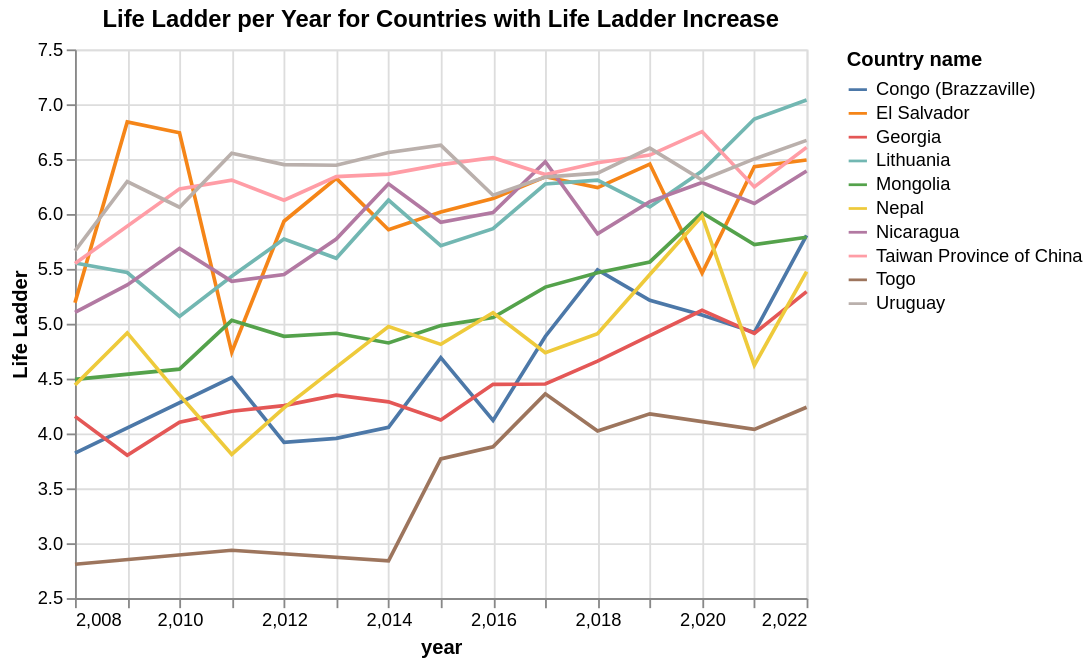

Write notebook code for a chart like this one.
### Markdown cell above
The countries that experienced a negative change are Afghanistan, Bangladesh, Botswana, India, and Lebanon. The order of countries from biggest drop to smallest drop in Life Ladder is Afghanistan, Lebanon, Botswana, Bangladesh, and India. 

Based on the countries listed, I can make a few guesses as to why Life Ladder has decreased. Afghanistan has been trending downwards consistently due to multiple wars in the country. Lebanon was doing well, but in 2018 dropped dramatically until 2021. This is most likely due to the outcome of the 2018 Lebanese election and the consequences that followed. Botswana has been constantly in a state of civil unrest, especially since the recent war starting in 2021. Bangladesh has definitely gotten worse because of the Coronavirus and the huge impact it had on the country - this is most likely the reason for the huge dip in 2020 - 2022. I would guess the same for India, but India has actually increased a bit in recent years. India's change is most likely due to the country's already poor stature, and possibly even Climate Change and overpopulation.

Let's take a look at the countries with a positive change!

### Code cell
# Create a plot for positive change 
positive = alt.Chart(plot_positive, title = 'Life Ladder per Year for Countries with Life Ladder Increase').mark_line().encode(
    y = alt.Y('Life Ladder', scale = alt.Scale(domain = [2.5, 7.5])),
    x = alt.X('year', scale = alt.Scale(domain = [2008, 2022])),
    color = 'Country name'
)

positive

### Figure 1 — Vega-Lite specification as saved in the notebook (floating-point values rounded to 4 significant figures; data arrays with more than 128 entries replaced by an {"elided": "..."} marker saying what was removed)
{"config": {"view": {"continuousWidth": 400, "continuousHeight": 300}}, "data": {"name": "data-bfba956b2068e40dc36766bec0e0b979"}, "mark": "line", "encoding": {"color": {"field": "Country name", "type": "nominal"}, "x": {"field": "year", "scale": {"domain": [2008, 2022]}, "type": "quantitative"}, "y": {"field": "Life Ladder", "scale": {"domain": [2.5, 7.5]}, "type": "quantitative"}}, "title": "Life Ladder per Year for Countries with Life Ladder Increase", "$schema": "https://vega.github.io/schema/vega-lite/v4.17.0.json", "datasets": {"data-bfba956b2068e40dc36766bec0e0b979": {"elided": "141 records"}}}
